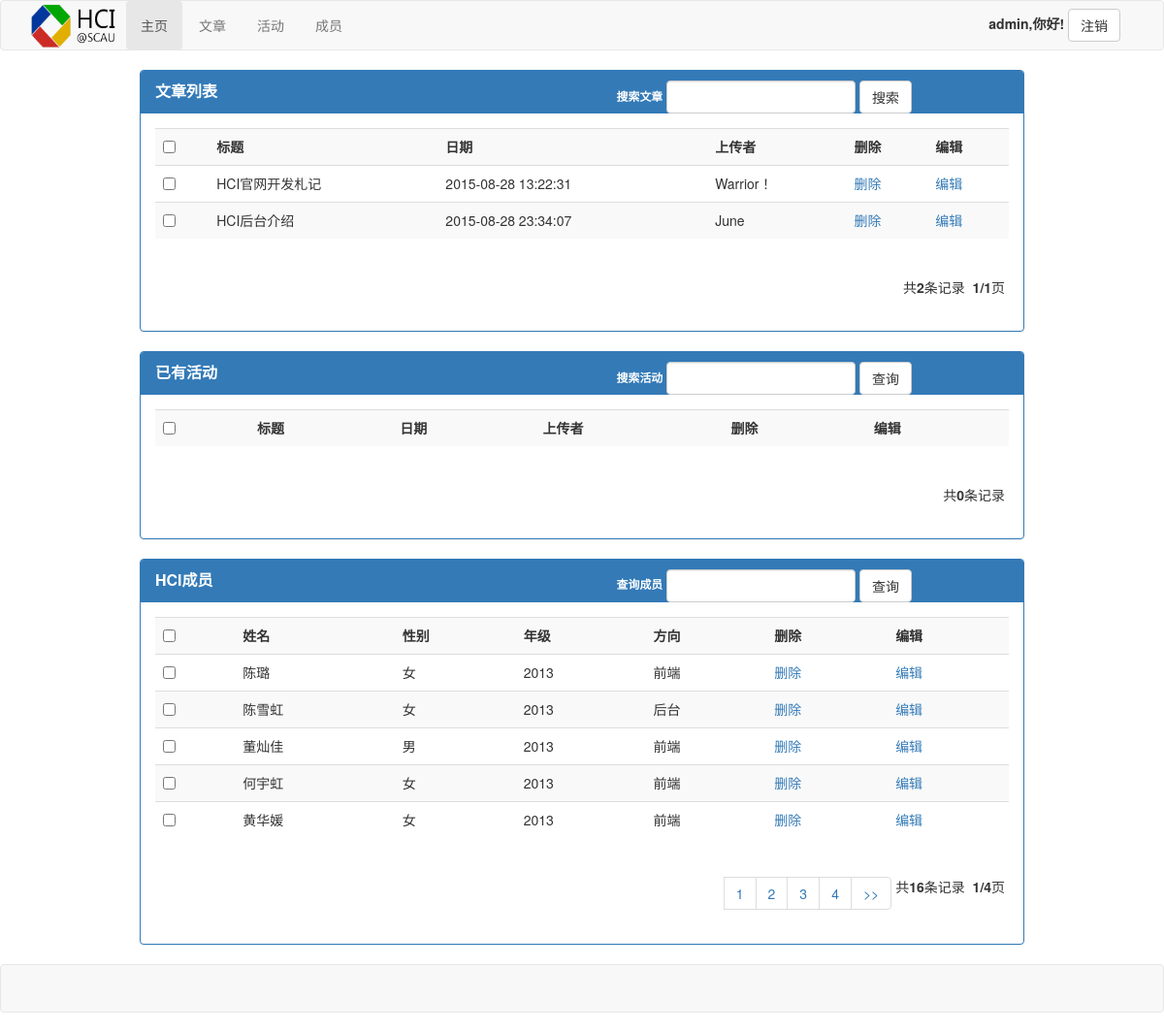
Screenshot of /home/manage/index.php (signed in) with the database file from the repository.
### tables this page shows
CREATE TABLE IF NOT EXISTS `articles` (
  `id` int(11) NOT NULL AUTO_INCREMENT,
  `cl` varchar(255) NOT NULL DEFAULT 'php',
  `title` varchar(30) NOT NULL,
  `content` text NOT NULL,
  `author` varchar(20) NOT NULL,
  `time` datetime NOT NULL,
  `img` varchar(10000) NOT NULL,
  `intro` varchar(255) NOT NULL,
  PRIMARY KEY (`id`)
);

CREATE TABLE IF NOT EXISTS `people` (
  `id` int(11) NOT NULL AUTO_INCREMENT,
  `name` varchar(30) NOT NULL,
  `sex` varchar(4) NOT NULL,
  `grade` varchar(4) NOT NULL,
  `content` text NOT NULL,
  `img` varchar(1000) DEFAULT NULL,
  `major` varchar(50) NOT NULL,
  `aspect` varchar(50) NOT NULL,
  `sign` varchar(255) NOT NULL COMMENT '签名',
  PRIMARY KEY (`id`)
);

### home/manage/view/people_show.php (the view)
<?php
$stmt = $pdo->prepare("select * from people");
$stmt->execute();
$rows = $stmt->fetchAll(PDO::FETCH_ASSOC);
$total = count($rows);
$page = new Page($total, "pep");
$stmt = $pdo->prepare("select * from people" . $page->getLimit());
$stmt->execute();
$allRows = $stmt->fetchAll(PDO::FETCH_ASSOC);
echo '<table class="table table-striped"><tr><th><input type="checkbox" /></th>	<th>姓名</th><th>性别</th><th>年级</th><th>方向</th><th>删除</th><th>编辑</th></tr>';
if ($allRows && $total > 0 ) {
    foreach ($allRows as $row) {
        echo '<tr>';
        echo '<td><input type="checkbox" /></td>';
        echo '<td>' . $row['name'] . '</td>';
        echo '<td>' . $row['sex'] . '</td>';
        echo '<td>' . $row['grade'] . '</td>';
        echo '<td>' . $row['aspect'] . '</td>';
        echo '<td><a onclick="return confirm(\'你确定要删除吗\')" href="./model/subpep.php?method=del&type=people&id=' . $row['id'] . '">删除</a></td>';
        echo '<td><a href="./index.php?method=edit&t=people&id=' . $row['id'] . '">编辑</a></td>';
        echo '</tr>';
    }
}
echo '</table>';
echo '<div>';
echo $page->fpage($total);
echo '</div>';
?>

### home/manage/index.php (shortened to what this page needs)
<?php
$lite = array('articles' => 'art', 'activities' => 'act', 'people' => 'pep');
if (!isset($_SESSION['islogin']) && $_SESSION['islogin'] !== 1) {
    header("Location:./view/login.html");
}
else {
    if (isset($_GET['t'])) {
        $t = $_GET['t'];
        $method = $_GET['method'];
        if (strcmp($t, 'articles') == 0 || strcmp($t, 'activities') == 0) {
            require './model/getclass.php';
            if (isset($_GET['id'])) {
                require './model/aa.php';
            }
            if (strcmp($method, 'new') == 0 || strcmp($method, 'edit') == 0) {
                require './view/aa_edit.php';
            }
        }
        elseif (strcmp($t, 'people') == 0) {
            if (isset($_GET['id'])) {
                require './model/people.php';
            }
            if (strcmp($method, 'new') == 0 || strcmp($method, 'edit') == 0) {
                require './view/people_edit.php';
            }
        }
    }
    else {
        require './view/page.class.php';
        require './view/main.php';
    }
}

### home/manage/view/main.php (shortened to what this page needs)
<!DOCTYPE html>
<html>
<head>
    <link rel="stylesheet" href="//cdn.bootcss.com/bootstrap/3.3.5/css/bootstrap.min.css">
<body>
<nav class="navbar navbar-default" role="navigation">
    <div class="container">
        <div class="navbar-header">
            <img src="./img/HCI.png" alt="HCI" width="100px" height="50px">
        </div>
        <div class="collapse navbar-collapse">
            <ul id="mytab" class="nav navbar-nav nav-pills" role="tablist">
                <li role="presentation" id="btn-cho" class="active"><a href="#">主页</a></li>
                <li role="presentation"><a href="./index.php?t=articles&method=new">文章</a></li>
                <li role="presentation"><a href="./index.php?t=activities&method=new">活动</a></li>
                <li role="presentation"><a href="./index.php?t=people&method=new">成员</a></li>
            </ul>
            <form class="navbar-form navbar-right" action="./model/logout.php" method="get">
                <div>
                    <label><?php echo $_SESSION["name"] . ",你好!"; ?></label>
                    <input type="submit" value="注销" class="btn btn-default"/>
                </div>
            </form>
        </div>
    </div>
</nav>
<div class="container">
    <div class="content">
        <div class="panel panel-default panel-primary">
            <div class="panel-heading">
                <form class="form-inline">
                    <label class="panel-title">文章列表</label>
                    <div class="form-group searcharticle pull-right">
                        <label for="exampleInputEmail1">
                            <small>搜索文章</small>
                        </label>
                        <input type="text" class="form-control"/>
                        <input type="submit" class="btn btn-default" value="搜索">
                    </div>
                </form>
            </div>
            <div class="panel-body">
                <?php $t = 'articles';
                require "aa_show.php"; ?>
            </div>
        </div>
    </div>
    <div class="content">
        <div class="panel panel-default panel-primary">
            <div class="panel-heading">
                <form class="form-inline">
                    <label class="panel-title">已有活动</label>
                    <div class="form-group searcharticle pull-right">
                        <label for="exampleInputEmail1">
                            <small>搜索活动</small>
                        </label>
                        <input type="text" class="form-control"/>
                        <input type="submit" class="btn btn-default" value="查询">
                    </div>
                </form>
            </div>
            <div class="panel-body">
                <?php $t = 'activities';
                require "aa_show.php"; ?>
            </div>
        </div>
    </div>
    <div class="content">
        <div class="panel panel-default panel-primary">
            <div class="panel-heading">
                <form class="form-inline">
                    <label class="panel-title">HCI成员</label>
                    <div class="form-group searcharticle pull-right">
                        <label for="exampleInputEmail1">
                            <small>查询成员</small>
                        </label>
                        <input type="text" class="form-control"/>
                        <input type="submit" class="btn btn-default" value="查询"/>
                    </div>
                </form>
            </div>
            <div class="panel-body">
                <?php $t = 'people';
                require "people_show.php"; ?>
            </div>
        </div>
    </div>
</div>
<nav class="navbar navbar-default">
</nav>
</body>
</html>

### home/manage/view/aa_show.php
<?php
$stmt = $pdo->prepare("select * from " . $t);
$stmt->execute();
$rows = $stmt->fetchAll(PDO::FETCH_ASSOC);
$total = count($rows);
$page = new Page($total, $lite[$t]);
$stmt = $pdo->prepare("select * from " . $t . $page->getLimit());
$stmt->execute();
$allRows = $stmt->fetchAll(PDO::FETCH_ASSOC);
echo '<table class="table table-striped"><tr><th><input type="checkbox" /></th>	<th>标题</th><th>日期</th><th>上传者</th><th>删除</th><th>编辑</th></tr>';
if ($allRows && $total > 0) {
    foreach ($allRows as $row) {
        echo '<tr>';
        echo '<td><input type="checkbox" /></td>';
        echo '<td>' . $row['title'] . '</td>';
        echo '<td>' . $row['time'] . '</td>';
        echo '<td>' . $row['author'] . '</td>';
        echo '<td><a onclick="return confirm(\'你确定要删除吗\')" href="./model/subaa.php?method=del&type=' . $t . '&id=' . $row['id'] . '">删除</a></td>';
        echo '<td><a href="./index.php?method=edit&t=' . $t . '&id=' . $row['id'] . '">编辑</a></td>';
        echo '</tr>';
    }
}
echo '</table>';
echo '<div>';
echo $page->fpage($total);
echo '</div>';
?>

### home/manage/view/page.class.php (shortened to what this page needs)
<?php
class Page
{
    private $total;
    private $listRows;
    private $limit;
    private $url;
    private $pageNum;
    private $page;
    private $type;
    private $config = array(
        'head' => "条记录",
        'prev' => "<<",
        'next' => ">>",
        'first' => "first",
        'last' => "last",
    );
    private $listNum = 6;
    public function __construct($total, $type, $listRows = 5, $query = "", $ord = true)
    {
        $this->total = $total;
        $this->type = $type;
        $this->listRows = $listRows;
        $this->url = './index.php?';
        $this->pageNum = ceil($this->total / $this->listRows);
        if (isset($_GET["art"]) && isset($_GET["act"]) && isset($_GET["pep"])) {
            $this->page = array(
                'art' => $_GET["art"],
                'act' => $_GET["act"],
                'pep' => $_GET["pep"]);
        } else {
            $this->page = array('art' => 1, 'act' => 1, 'pep' => 1);
        }
        $this->limit = " limit " . $this->setLimit();
    }
    public function fpage($cou)
    {
        $html[0] = "&nbsp;共<b>{$this->total}</b>{$this->config["head"]}&nbsp;";
        if ($cou > 0) {
            $html[1] = "&nbsp;<b>{$this->page[$this->type]}/{$this->pageNum}</b>页&nbsp;";
            $html[2] = $this->firstprev();
            $html[3] = $this->pageList();
            $html[4] = $this->nextlast();
        }
        $fpage = '<nav class="pull-right"><ul class="pagination">';
        for ($i = 0; $i < 5; $i++) {
            $fpage .= $html[$i];
        }
        $fpage .= '</ul></nav>';
        return $fpage;
    }
    private function setLimit()
    {
        if ($this->page[$this->type] > 0) {
            return ($this->page[$this->type] - 1) * $this->listRows . ",{$this->listRows}";
        } else {
            return 0;
        }
    }
    private function pageList()
    {
        $linkPage = "";
        $inum = floor($this->listNum / 2);
        $page = $this->page;
        for ($i = $inum; $i >= 1; $i--) {
            $page[$this->type] = $this->page[$this->type] - $i;
        }
        if ($this->pageNum > 1) {
            $linkPage .= "<li><a href='{$this->url}art=" . ($this->page["art"]) . "&act=" . ($this->page["act"]) . "&pep=" . ($this->page["pep"]) . "'>{$this->page[$this->type]}</a></li>";
        }
        $page = $this->page;
        for ($i = 1; $i <= $inum; $i++) {
            $page[$this->type]++;
            if ($page[$this->type] <= $this->pageNum) {
                $linkPage .= "<li><a href='{$this->url}art=" . ($page["art"]) . "&act=" . ($page["act"]) . "&pep=" . ($page["pep"]) . "'>{$page[$this->type]}</a></li>";
            } else {
                break;
            }
        }
        return $linkPage;
    }
    private function nextlast()
    {
        $page = $this->page;
        if ($page[$this->type] != $this->pageNum) {
            $page[$this->type]++;
            $str = "<li><a href='{$this->url}art=" . ($page["art"]) . "&act=" . ($page["act"]) . "&pep=" . ($page["pep"]) . "'>{$this->config['next']}</a></li>";
            return $str;
        }
    }
    public function getLimit()
    {
        return $this->limit;
    }
}
?>

### home/manage/view/main.php (style rules this page uses)
.searcharticle { padding-right: 100px; }
.content { width: 80%; margin: 0 auto; }

### rows the page displays
articles: title "HCI官网开发札记", time "2015-08-28 13:22:31", author "Warrior！"
articles: title "HCI后台介绍", time "2015-08-28 23:34:07", author "June"
people: name "陈璐", sex "女", grade "2013", aspect "前端"
people: name "陈雪虹", sex "女", grade "2013", aspect "后台"
people: name "董灿佳", sex "男", grade "2013", aspect "前端"
people: name "何宇虹", sex "女", grade "2013", aspect "前端"
people: name "黄华媛", sex "女", grade "2013", aspect "前端"

### other values shown
$_SESSION["name"] "admin"
$this->total "2 0 16"
$this->config["head"] "条记录 条记录 条记录"
$this->page[$this->type] "1 1"
$this->pageNum "1 4"
$this->page[$this->type] "1"
$page[$this->type] "2"
$page[$this->type] "3"
$page[$this->type] "4"
$this->config['next'] ">>"
